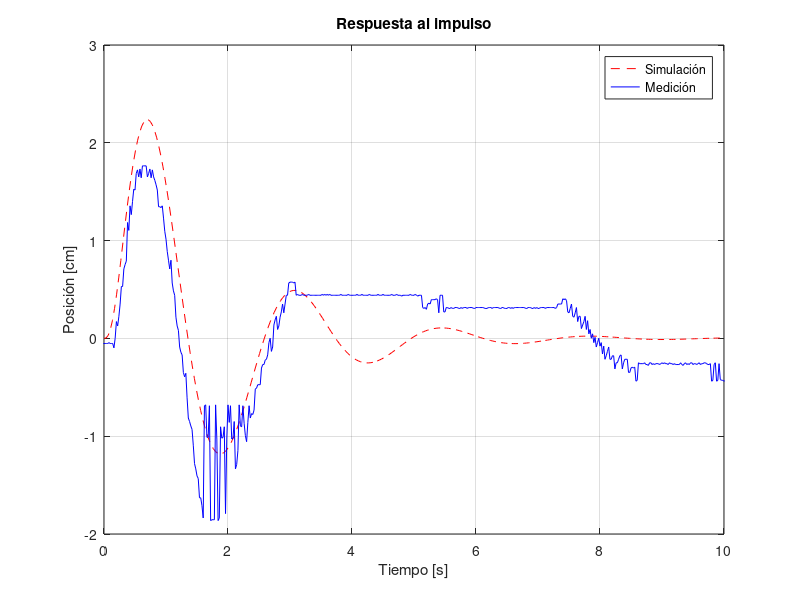
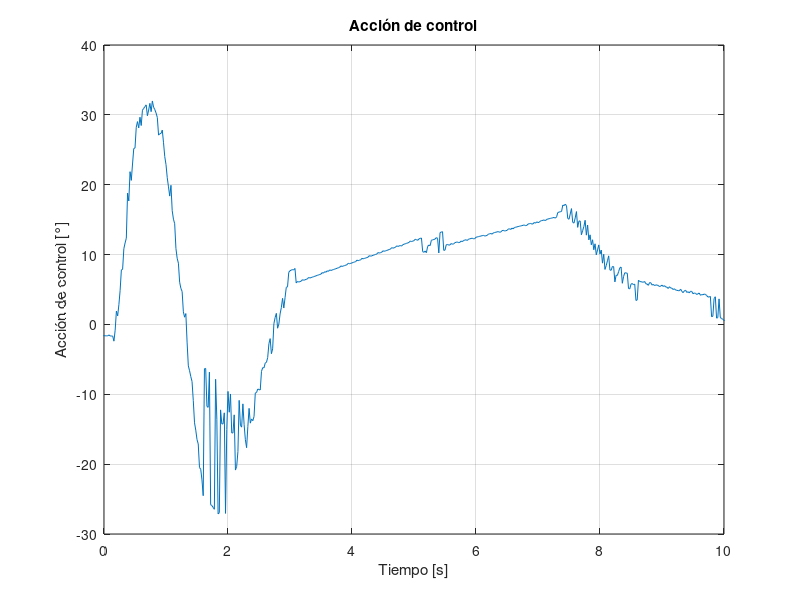
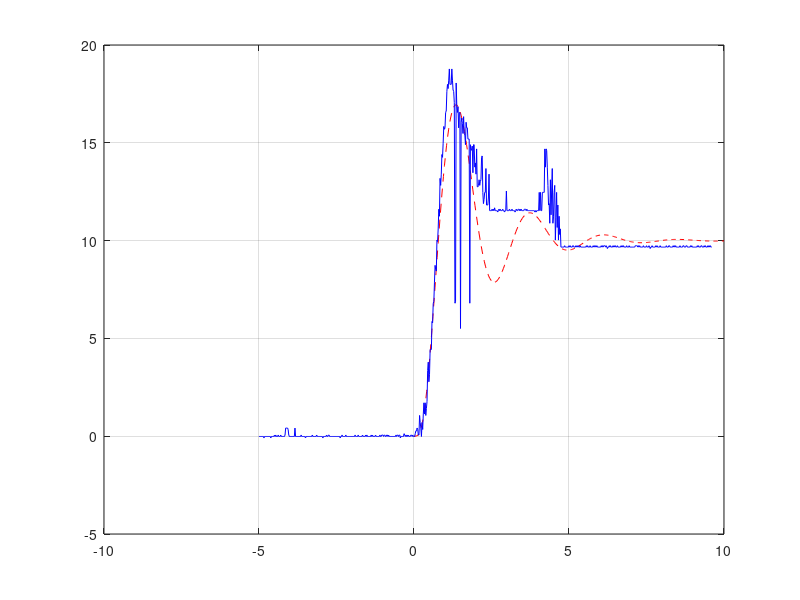

Recreate these plots in MATLAB, in order. (Note: this script raises an error after producing the figures.)
%%
close all; clear;
k1 = 11.4345;
g = 9.807;
k2 = 100 * pi/180 * g * 2.1;
k = k1 * k2;
p1 = -10;
p2 = -4.8680 + 3.0753i;

P = zpk([], [0 p1 p2 conj(p2)], k);

kp = 2;
ki = 1.2;

s = tf('s');

C = kp + ki * 1/s; % C = kp (s + ki/kp) /s
L = C * P;
T = minreal(L/(1 + L));


x_lim = [0, 10];
x_label = 'Tiempo [s]';


%Respuesta al impulso
load('impulso_PI_v1');

a = -1/8; %ganancia para ajustar los datos al impulso unitario
t0 = 2.3; %tiempo para mover los datos medidos

fig1 = figure;
[y, timp] = impulse(T);
plot(timp, y, 'r--'); hold on;
plot(t - t0, a * posicion, 'b-'); grid On;

xlim(x_lim);
ylim([-2, 3]);
xlabel(x_label);
ylabel('Posición [cm]');

legend('Simulación', 'Medición');
title('Respuesta al impulso');

saveas(fig1, 'PI-Respuesta al impulso.png');

fig2 = figure;
plot(t - t0, angulo_servo); grid On;
xlim(x_lim);
xlabel(x_label);
ylabel('Acción de control [°]');
title('Acción de control');

saveas(fig2, 'PI-Acción de control(impulso).png');

%Respuesta al escalón
load('escalon_PI_v1.mat');

t0 = 5;
fig3 = figure;
[y, tstep] = step(10 * T);
plot(tstep, y, 'r--'); hold on;
plot(t - t0, posicion, 'b-'); grid On;
yline(10, 'k--');

xlabel(x_label);
xlim(x_lim);
ylabel('Posición [cm]');

legend('Simulación', 'Medición');
title('Respuesta al escalón');

saveas(fig3, 'PI-Respuesta al escalón.png');

fig4 = figure;
plot(t - t0, angulo_servo); grid On;

xlabel(x_label);
ylabel('Acción de control [°]');
xlim(x_lim);
title('Acción de control');

saveas(fig4, 'PI-Acción de control(escalón).png')


%Bode
fig5 = figure;

opt = bodeoptions;
opt.PhaseMatching = 'On';
opt.PhaseMatchingValue = -90;
opt.PhaseMatchingFreq = 0.1;

[Gm,Pm,Wcg,Wcp] = margin(L);
Gm = 20 * log10(Gm);
margin(L, opt);

lineas = findall(fig5, 'Type', 'line');
set(lineas(12:14), 'Color', 'b');
set(lineas(12:14), 'LineWidth', 2);

titulo = sprintf('Bode de L(s). \n Margen de ganancia %.2f dB en %.2f rad/s || Margen de fase %.1f ° en %.2f rad/s', Gm, Wcg, Pm, Wcp);
title(titulo, 'Fontsize', 10);
grid on;

saveas(fig5, 'PI-Bode de L.png');
